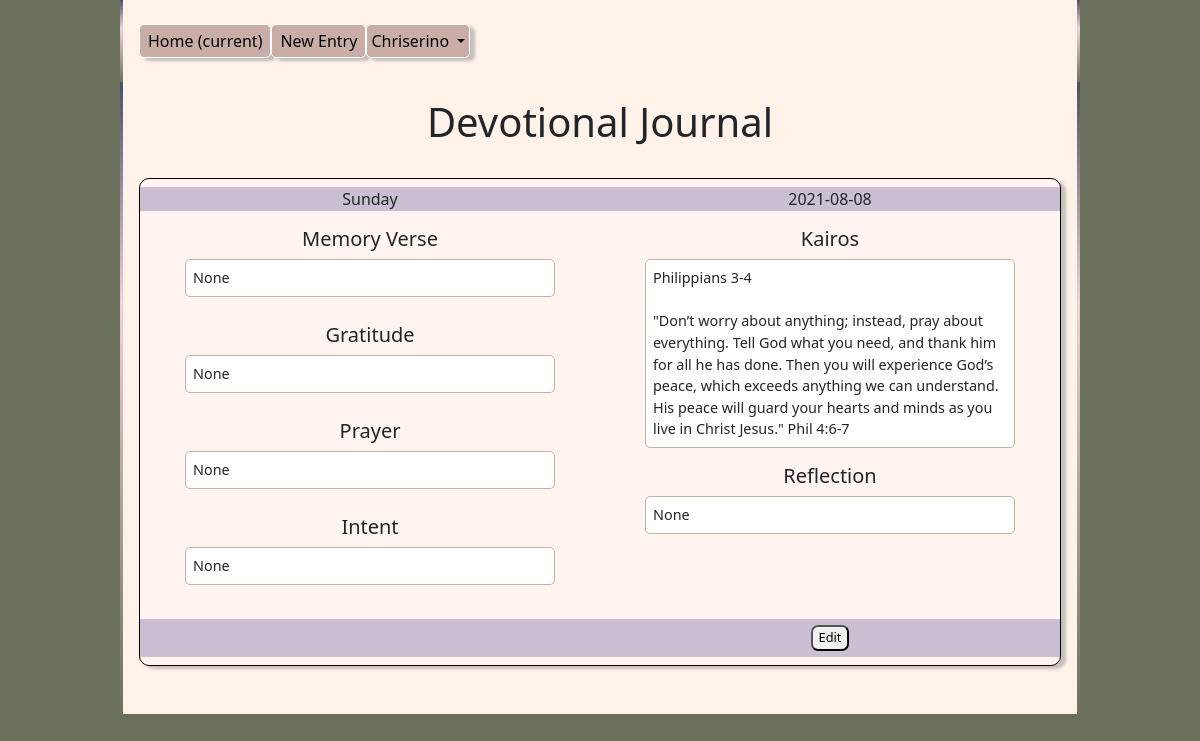
The page /day.php?day=2021-08-08 (signed in) on the database its author committed.
### tables this page shows
CREATE TABLE `day` (
  `username` varchar(20) NOT NULL,
  `Today` date NOT NULL,
  `Day` text NOT NULL,
  `MemoryVerse` text DEFAULT NULL,
  `Gratitude` text DEFAULT NULL,
  `Prayer` text DEFAULT NULL,
  `Intent` text DEFAULT NULL,
  `Kairos` text NOT NULL,
  `Reflection` text DEFAULT NULL
);

### db.func.php (the view, shortened to what this page needs)
<?php
function getDayOfWeek($day)
{
    $link = connect();
    $query = "SELECT Day FROM day WHERE Today = '$day'";
    $result = $link->query($query);
    $row = $result->fetch_row();
    echo $row[0];
}
function getMemVerse($day)
{
    $link = connect();
    $username = $_SESSION["username"];
    $query = "SELECT MemoryVerse FROM day WHERE Today = '$day' AND day.username='$username'";
    $result = $link->query($query);
    $row = $result->fetch_row();
    if ($row[0] != null) {
        echo nl2br($row[0]);
    } else {
        echo " None ";
    }
}
function getGratitude($day)
{
    $link = connect();
    $username = $_SESSION["username"];
    $query = "SELECT Gratitude FROM day WHERE Today = '$day' AND day.username = '$username'";
    $result = $link->query($query);
    $row = $result->fetch_row();
    if ($row[0] != null) {
        echo nl2br($row[0]);
    } else {
        echo " None ";
    }
}
function getPrayer($day)
{
    $link = connect();
    $username = $_SESSION["username"];
    $query = "SELECT Prayer FROM day WHERE Today = '$day' AND day.username = '$username'";
    $result = $link->query($query);
    $row = $result->fetch_row();
    if ($row[0] != null) {
        echo nl2br($row[0]);
    } else {
        echo " None ";
    }
}
function getIntent($day)
{
    $link = connect();
    $username = $_SESSION["username"];
    $query = "SELECT Intent FROM day WHERE Today = '$day' AND day.username = '$username'";
    $result = $link->query($query);
    $row = $result->fetch_row();
    if ($row[0] != null) {
        echo nl2br($row[0]);
    } else {
        echo " None ";
    }
}
function getKairos($day)
{
    $link = connect();
    $username = $_SESSION["username"];
    $query = "SELECT Kairos FROM day WHERE Today = '$day' AND day.username = '$username'";
    $result = $link->query($query);
    $row = $result->fetch_row();
    if ($row[0] != null) {
        echo nl2br($row[0]);
    } else {
        echo " None ";
    }
}
function getReflection($day)
{
    $link = connect();
    $username = $_SESSION["username"];
    $query = "SELECT Reflection FROM day WHERE Today = '$day' AND day.username = '$username'";
    $result = $link->query($query);
    $row = $result->fetch_row();
    if ($row[0] != null) {
        echo $row[0];
    } else {
        echo " None ";
    }
}

### css/main.css (style rules this page uses)
body { width: 80%; margin: auto; background-color: #6b705c; }

### rows shown on the page
day: Day "Sunday", Kairos "Philippians 3-4 \"Don’t worry about anything; instead, pray about everything. Tell God what you need, and thank him for all he has done. Then you will experience God’s peace, which exceeds anything we can understand. His peace will guard your hearts and minds as you live in Christ Jesus.\" Phil 4:6-7"

### other values the page prints
$_SESSION["username"] "Chriserino"
$day "2021-08-08"
